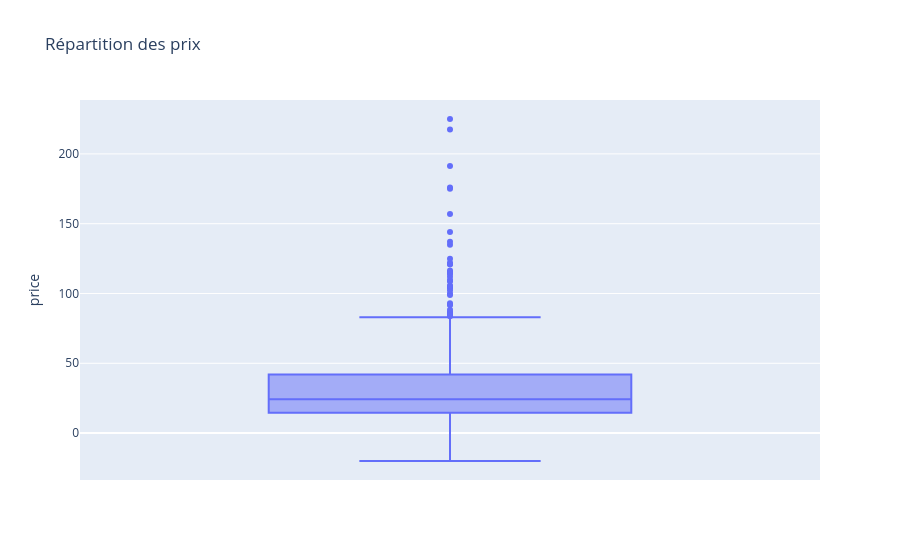

The cell this chart's notebook holds for it:
### Code cell
#Autre méthode avec plotly express

import plotly.express as px
fig = px.box(df_erp, y='price', title='Répartition des prix')

# Afficher la figure
fig.show()

### Figure 1 — Plotly figure (JSON) as saved in the notebook; plotly's stock layout.template omitted (floating-point values rounded to 4 significant figures; data arrays with more than 128 entries replaced by an {"elided": "..."} marker saying what was removed)
{"data": [{"alignmentgroup": "True", "hovertemplate": "price=%{y}<extra></extra>", "legendgroup": "", "marker": {"color": "#636efa"}, "name": "", "notched": false, "offsetgroup": "", "orientation": "v", "showlegend": false, "type": "box", "x0": " ", "xaxis": "x", "y": {"elided": "825 float values"}, "y0": " ", "yaxis": "y"}], "layout": {"boxmode": "group", "legend": {"tracegroupgap": 0}, "title": {"text": "Répartition des prix"}, "xaxis": {"anchor": "y", "domain": [0, 1]}, "yaxis": {"anchor": "x", "domain": [0, 1], "title": {"text": "price"}}}}
